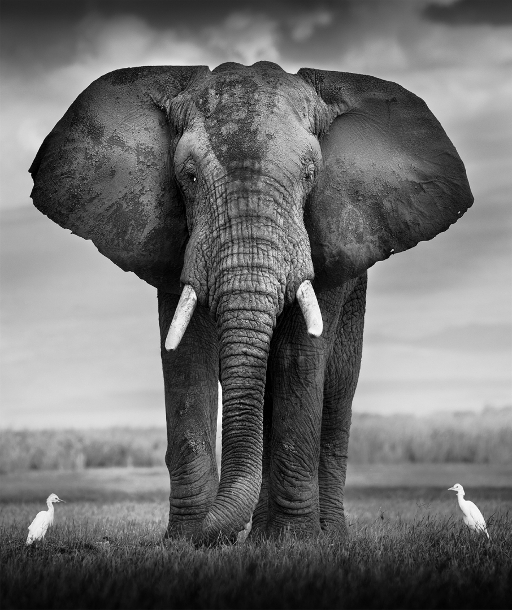
#> input picture images/gray/elephant.jpg, 512 x 610 px
$ python example_21_canny.py
#> lines starting #> are read from the running program, lines starting #| are printed output that depends on the picture; after the words box and inside, x2 and y2 are one past the last pixel; in counts of white or black regions, pixels touching at a corner belong together
### pai_basic/pai_io.py
'''
Created on Aug 1, 2019

@author: jsaavedr
io functions
'''
import skimage.io as skio
import numpy as np
import utils

def imread(filename, as_gray = False):
#> called with filename = '../images/gray/elephant.jpg', as_gray = True
    image = skio.imread(filename, as_gray = as_gray)
#> image is the input picture: shape (610, 512); min 0, max 255, mean 109.9
    if image.dtype == np.float64 :
        image = utils.to_uint8(image)
    return image

### pai_basic/example_21_canny.py
'''
Created on Aug 6, 2019

@author: jsaavedr
Filtro Mediana
'''

import matplotlib.pyplot as plt
import skimage.feature as feature
import pai_io

if __name__ == '__main__' :
    filename ='../images/gray/elephant.jpg'
    #filename ='../images/gray/chair_gray.jpg'
    image=pai_io.imread(filename, as_gray = True)
    borde_1 = 1 - feature.canny(image, sigma=1)
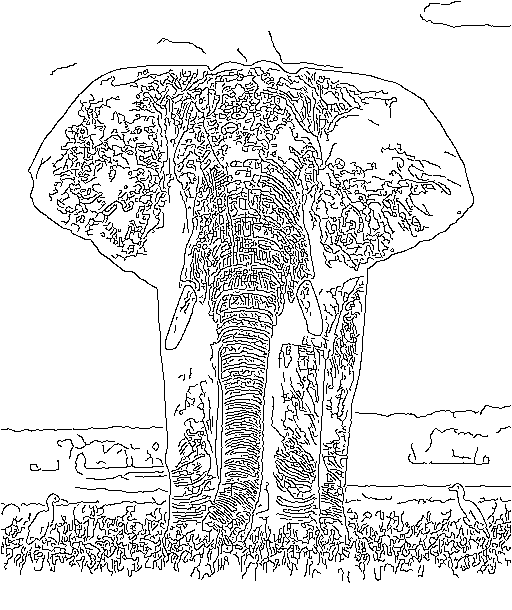
#> borde_1: shape (610, 512) int64; values 0 (black) and 1 (white), 87.8% white; black in thin lines or dots
    borde_2 = 1 - feature.canny(image, sigma=5)
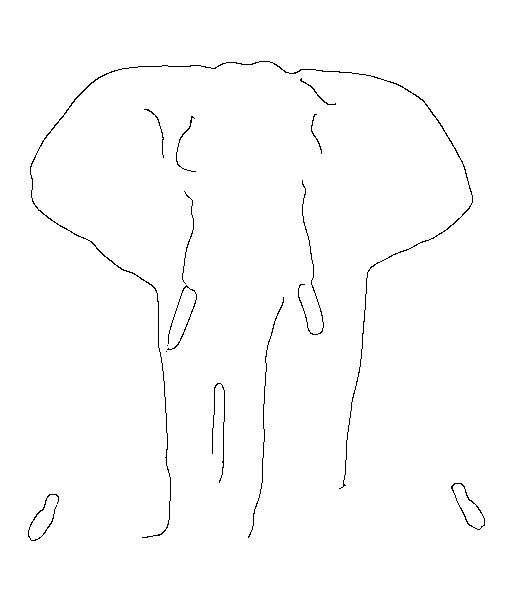
#> borde_2: shape (610, 512) int64; values 0 (black) and 1 (white), 99% white; black in thin lines or dots, all inside (x1, y1, x2, y2) = (28, 61, 485, 541)
    fig, xs = plt.subplots(1,3)
    for i in range(3):
        xs[i].set_axis_off()
    xs[0].imshow(image, cmap = 'gray', vmin = 0, vmax = 255)
    xs[0].set_title('Image')
    xs[1].imshow(borde_1, cmap = 'gray')
    xs[1].set_title('Canny sigma=3')
    xs[2].imshow(borde_2, cmap = 'gray')
    xs[2].set_title('Canny sigma=9')
    plt.show()
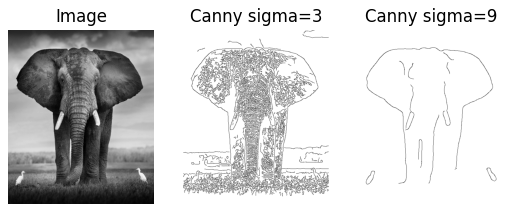
#> figure drawn by matplotlib, 3 panels

$ run again, with images/gray/im_1.jpg copied over images/gray/elephant.jpg
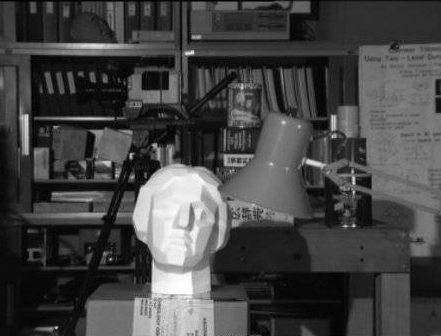
#> input picture images/gray/im_1.jpg, 441 x 336 px
#> in imread, image is the input picture: shape (336, 441); min 0, max 255, mean 68.7
#> `borde_1 = 1 - feature.canny(image, sigma=1)`:
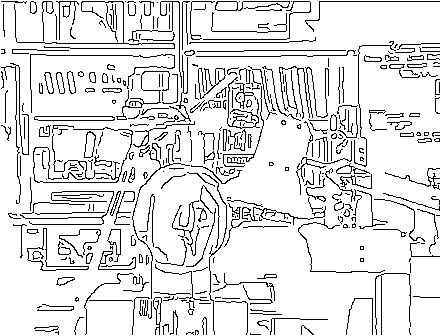
#> borde_1: shape (336, 441) int64; values 0 (black) and 1 (white), 88.5% white; black in thin lines or dots
#> borde_2: shape (336, 441) int64; values 0 (black) and 1 (white), 98.5% white; black in thin lines or dots, all inside (x1, y1, x2, y2) = (19, 41, 355, 335)
#> `plt.show()`:
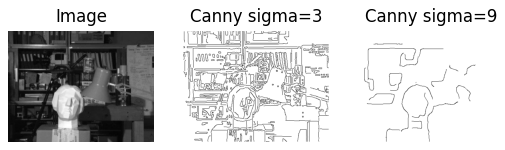
#> figure drawn by matplotlib, 3 panels
